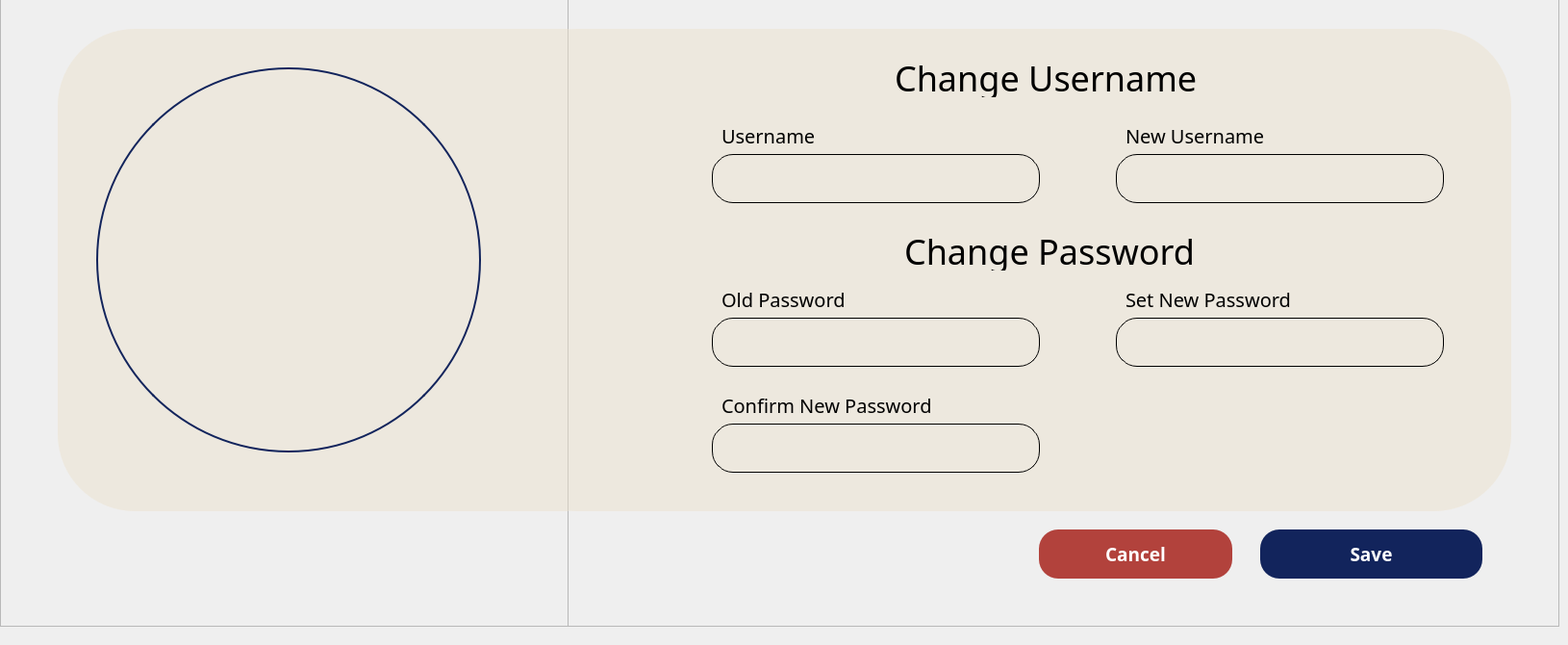
    <widget class="QWidget" name="page_4">
     <widget class="QFrame" name="frame_7">
      <property name="geometry">
       <rect>
        <x>590</x>
        <y>-10</y>
        <width>1031</width>
        <height>661</height>
       </rect>
      </property>
      <property name="frameShape">
       <enum>QFrame::StyledPanel</enum>
      </property>
      <property name="frameShadow">
       <enum>QFrame::Raised</enum>
      </property>
      <widget class="QFrame" name="frame_44">
       <property name="geometry">
        <rect>
         <x>0</x>
         <y>0</y>
         <width>981</width>
         <height>661</height>
        </rect>
       </property>
       <property name="font">
        <font>
         <pointsize>7</pointsize>
        </font>
       </property>
       <property name="styleSheet">
        <string notr="true">background: transparent;</string>
       </property>
       <property name="frameShape">
        <enum>QFrame::StyledPanel</enum>
       </property>
       <property name="frameShadow">
        <enum>QFrame::Raised</enum>
       </property>
       <widget class="QLabel" name="userNameText_2">
        <property name="geometry">
         <rect>
          <x>160</x>
          <y>130</y>
          <width>141</width>
          <height>41</height>
         </rect>
        </property>
        <property name="font">
         <font>
          <family>Poppins Medium</family>
          <pointsize>-1</pointsize>
         </font>
        </property>
        <property name="styleSheet">
         <string notr="true">
QLabel {
	font-size:20px;
}
    
</string>
        </property>
        <property name="text">
         <string>Username</string>
        </property>
       </widget>
       <widget class="QLineEdit" name="userNameEnter_2">
        <property name="geometry">
         <rect>
          <x>150</x>
          <y>170</y>
          <width>341</width>
          <height>51</height>
         </rect>
        </property>
        <property name="font">
         <font>
          <pointsize>15</pointsize>
         </font>
        </property>
        <property name="styleSheet">
         <string notr="true">border: 1px solid #000000; 
border-radius: 22px; 
padding: 1px;</string>
        </property>
        <property name="text">
         <string/>
        </property>
        <property name="placeholderText">
         <string/>
        </property>
       </widget>
       <widget class="QLabel" name="oldPassText_2">
        <property name="geometry">
         <rect>
          <x>160</x>
          <y>300</y>
          <width>201</width>
          <height>41</height>
         </rect>
        </property>
        <property name="font">
         <font>
          <family>Poppins Medium</family>
          <pointsize>-1</pointsize>
         </font>
        </property>
        <property name="styleSheet">
         <string notr="true">
QLabel {
	font-size:20px;
}
    
</string>
        </property>
        <property name="text">
         <string>Old Password</string>
        </property>
       </widget>
       <widget class="QLineEdit" name="oldPassEnter_2">
        <property name="geometry">
         <rect>
          <x>150</x>
          <y>340</y>
          <width>341</width>
          <height>51</height>
         </rect>
        </property>
        <property name="font">
         <font>
          <pointsize>15</pointsize>
         </font>
        </property>
        <property name="styleSheet">
         <string notr="true">border: 1px solid #000000; 
border-radius: 22px; 
padding: 1px;</string>
        </property>
        <property name="text">
         <string/>
        </property>
        <property name="placeholderText">
         <string/>
        </property>
       </widget>
       <widget class="QLabel" name="setPassText_2">
        <property name="geometry">
         <rect>
          <x>580</x>
          <y>300</y>
          <width>261</width>
          <height>41</height>
         </rect>
        </property>
        <property name="font">
         <font>
          <family>Poppins Medium</family>
          <pointsize>-1</pointsize>
         </font>
        </property>
        <property name="styleSheet">
         <string notr="true">
QLabel {
	font-size:20px;
}
    
</string>
        </property>
        <property name="text">
         <string>Set New Password</string>
        </property>
       </widget>
       <widget class="QLineEdit" name="setPassEnter_2">
        <property name="geometry">
         <rect>
          <x>570</x>
          <y>340</y>
          <width>341</width>
          <height>51</height>
         </rect>
        </property>
        <property name="font">
         <font>
          <pointsize>15</pointsize>
         </font>
        </property>
        <property name="styleSheet">
         <string notr="true">border: 1px solid #000000; 
border-radius: 22px; 
padding: 1px;</string>
        </property>
        <property name="text">
         <string/>
        </property>
        <property name="placeholderText">
         <string/>
        </property>
       </widget>
       <widget class="QLabel" name="label_6">
        <property name="geometry">
         <rect>
          <x>-70</x>
          <y>40</y>
          <width>1051</width>
          <height>501</height>
         </rect>
        </property>
        <property name="styleSheet">
         <string notr="true">background-color: rgba(235, 224, 204, 0.47); 
border-radius: 80px;
</string>
        </property>
        <property name="text">
         <string/>
        </property>
       </widget>
       <widget class="QPushButton" name="pushButton_saveEditaccount_cashier">
        <property name="geometry">
         <rect>
          <x>720</x>
          <y>560</y>
          <width>231</width>
          <height>51</height>
         </rect>
        </property>
        <property name="font">
         <font>
          <family>Poppins Medium</family>
          <pointsize>14</pointsize>
          <weight>62</weight>
          <bold>true</bold>
         </font>
        </property>
        <property name="styleSheet">
         <string notr="true">    QPushButton {
        color: #ffffff;
        border-radius: 20px;
        padding: 3px;
        background-color: #12245c;
        font-weight: 500;
    }
    QPushButton:hover {
        background-color: rgba(18, 36, 92, 0.9);
    }</string>
        </property>
        <property name="text">
         <string>Save</string>
        </property>
       </widget>
       <widget class="QLabel" name="changeUserNameText_2">
        <property name="geometry">
         <rect>
          <x>340</x>
          <y>70</y>
          <width>351</width>
          <height>41</height>
         </rect>
        </property>
        <property name="font">
         <font>
          <family>Poppins Medium</family>
          <pointsize>-1</pointsize>
         </font>
        </property>
        <property name="styleSheet">
         <string notr="true">
QLabel {
	font-size:36px;
	font-color: #003366;
}
    
</string>
        </property>
        <property name="text">
         <string>Change Username</string>
        </property>
       </widget>
       <widget class="QLineEdit" name="newUserNameEnter_2">
        <property name="geometry">
         <rect>
          <x>570</x>
          <y>170</y>
          <width>341</width>
          <height>51</height>
         </rect>
        </property>
        <property name="font">
         <font>
          <pointsize>15</pointsize>
         </font>
        </property>
        <property name="styleSheet">
         <string notr="true">border: 1px solid #000000; 
border-radius: 22px; 
padding: 1px;</string>
        </property>
        <property name="text">
         <string/>
        </property>
        <property name="placeholderText">
         <string/>
        </property>
       </widget>
       <widget class="QLabel" name="newUserNameText_2">
        <property name="geometry">
         <rect>
          <x>580</x>
          <y>130</y>
          <width>191</width>
          <height>41</height>
         </rect>
        </property>
        <property name="font">
         <font>
          <family>Poppins Medium</family>
          <pointsize>-1</pointsize>
         </font>
        </property>
        <property name="styleSheet">
         <string notr="true">
QLabel {
	font-size:20px;
}
    
</string>
        </property>
        <property name="text">
         <string>New Username</string>
        </property>
       </widget>
       <widget class="QLabel" name="changeUserPassText_2">
        <property name="geometry">
         <rect>
          <x>350</x>
          <y>250</y>
          <width>361</width>
          <height>41</height>
         </rect>
        </property>
        <property name="font">
         <font>
          <family>Poppins Medium</family>
          <pointsize>-1</pointsize>
         </font>
        </property>
        <property name="styleSheet">
         <string notr="true">
QLabel {
	font-size:36px;
}
    
</string>
        </property>
        <property name="text">
         <string>Change Password</string>
        </property>
       </widget>
       <widget class="QLineEdit" name="confirmPassEnter_2">
        <property name="geometry">
         <rect>
          <x>150</x>
          <y>450</y>
          <width>341</width>
          <height>51</height>
         </rect>
        </property>
        <property name="font">
         <font>
          <pointsize>15</pointsize>
         </font>
        </property>
        <property name="styleSheet">
         <string notr="true">border: 1px solid #000000; 
border-radius: 22px; 
padding: 1px;</string>
        </property>
        <property name="text">
         <string/>
        </property>
        <property name="placeholderText">
         <string/>
        </property>
       </widget>
       <widget class="QLabel" name="confirmPassText_2">
        <property name="geometry">
         <rect>
          <x>160</x>
          <y>410</y>
          <width>261</width>
          <height>41</height>
         </rect>
        </property>
        <property name="font">
         <font>
          <family>Poppins Medium</family>
          <pointsize>-1</pointsize>
         </font>
        </property>
        <property name="styleSheet">
         <string notr="true">
QLabel {
	font-size:20px;
}
    
</string>
        </property>
        <property name="text">
         <string>Confirm New Password</string>
        </property>
       </widget>
       <widget class="QPushButton" name="pushButton_cancelEditAccount_cashier">
        <property name="geometry">
         <rect>
          <x>490</x>
          <y>560</y>
          <width>201</width>
          <height>51</height>
         </rect>
        </property>
        <property name="font">
         <font>
          <family>Poppins Medium</family>
          <pointsize>14</pointsize>
          <weight>62</weight>
          <bold>true</bold>
         </font>
        </property>
        <property name="styleSheet">
         <string notr="true">    QPushButton {
        color: #ffffff;
        border-radius: 20px;
        padding: 3px;
        background-color: #b2423c;
        font-weight: 500;
    }
    QPushButton:hover {
        background-color: rgba(178, 66, 60, 0.9);
    }</string>
        </property>
        <property name="text">
         <string>Cancel</string>
        </property>
       </widget>
       <zorder>label_6</zorder>
       <zorder>userNameText_2</zorder>
       <zorder>userNameEnter_2</zorder>
       <zorder>oldPassText_2</zorder>
       <zorder>oldPassEnter_2</zorder>
       <zorder>setPassText_2</zorder>
       <zorder>setPassEnter_2</zorder>
       <zorder>pushButton_saveEditaccount_cashier</zorder>
       <zorder>changeUserNameText_2</zorder>
       <zorder>newUserNameEnter_2</zorder>
       <zorder>newUserNameText_2</zorder>
       <zorder>changeUserPassText_2</zorder>
       <zorder>confirmPassEnter_2</zorder>
       <zorder>confirmPassText_2</zorder>
       <zorder>pushButton_cancelEditAccount_cashier</zorder>
      </widget>
     </widget>
     <widget class="QFrame" name="frame_3">
      <property name="geometry">
       <rect>
        <x>0</x>
        <y>-10</y>
        <width>591</width>
        <height>661</height>
       </rect>
      </property>
      <property name="frameShape">
       <enum>QFrame::StyledPanel</enum>
      </property>
      <property name="frameShadow">
       <enum>QFrame::Raised</enum>
      </property>
      <widget class="QLabel" name="label_createUSER_profile_pic_cashier">
       <property name="geometry">
        <rect>
         <x>100</x>
         <y>80</y>
         <width>400</width>
         <height>400</height>
        </rect>
       </property>
       <property name="styleSheet">
        <string notr="true">border-radius: 200px;   /* half of 400 */
border: 2px solid #12245c;  /* optional: blue border */
</string>
       </property>
       <property name="text">
        <string/>
       </property>
       <property name="pixmap">
        <pixmap>../resources/images/userProfilepicture.png</pixmap>
       </property>
       <property name="scaledContents">
        <bool>true</bool>
       </property>
      </widget>
      <widget class="QLabel" name="label_2">
       <property name="geometry">
        <rect>
         <x>60</x>
         <y>40</y>
         <width>671</width>
         <height>501</height>
        </rect>
       </property>
       <property name="styleSheet">
        <string notr="true">background-color: rgba(235, 224, 204, 0.47); /* #ebe0cc with 47% opacity */
border-radius:80px;</string>
       </property>
       <property name="text">
        <string/>
       </property>
      </widget>
      <zorder>label_2</zorder>
      <zorder>label_createUSER_profile_pic_cashier</zorder>
     </widget>
    </widget>
